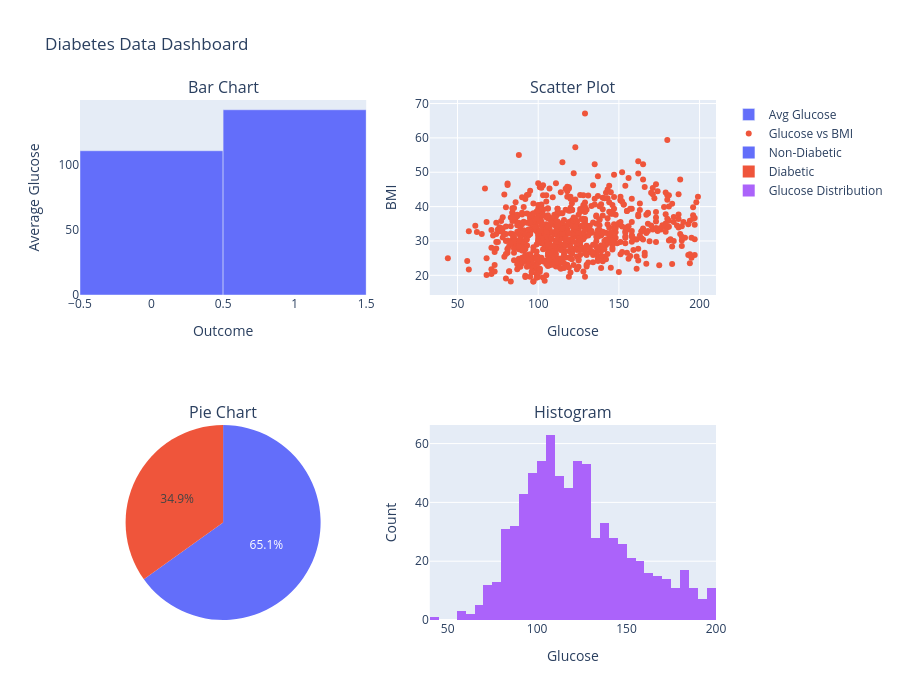

Notebook code cell kept with this figure:
### Code cell
from plotly.subplots import make_subplots
import plotly.graph_objects as go

fig = make_subplots(
    rows=2, cols=2,
    subplot_titles=("Bar Chart", "Scatter Plot", "Pie Chart", "Histogram"),
    specs=[[{"type": "xy"}, {"type": "xy"}],
           [{"type": "domain"}, {"type": "xy"}]]
)

# ✅ Bar Chart (with name)
fig.add_trace(
    go.Bar(
        x=bar_data['Outcome'],
        y=bar_data['Glucose'],
        name="Avg Glucose"
    ),
    row=1, col=1
)

# ✅ Scatter Plot (with proper legend)
fig.add_trace(
    go.Scatter(
        x=data['Glucose'],
        y=data['BMI'],
        mode='markers',
        name="Glucose vs BMI"
    ),
    row=1, col=2
)

# ✅ Pie Chart
fig.add_trace(
    go.Pie(
        labels=pie_data['Outcome'],
        values=pie_data['Count'],
        name="Distribution"
    ),
    row=2, col=1
)

# ✅ Histogram
fig.add_trace(
    go.Histogram(
        x=data['Glucose'],
        name="Glucose Distribution"
    ),
    row=2, col=2
)

# 🎯 Axis labels (IMPORTANT PART)
fig.update_xaxes(title_text="Outcome", row=1, col=1)
fig.update_yaxes(title_text="Average Glucose", row=1, col=1)

fig.update_xaxes(title_text="Glucose", row=1, col=2)
fig.update_yaxes(title_text="BMI", row=1, col=2)

fig.update_xaxes(title_text="Glucose", row=2, col=2)
fig.update_yaxes(title_text="Count", row=2, col=2)

# 🎯 Layout
fig.update_layout(
    height=700,
    width=900,
    title_text="Diabetes Data Dashboard",
    showlegend=True
)

fig.show()

### Figure 1 — Plotly figure (JSON) as saved in the notebook; plotly's stock layout.template omitted (floating-point values rounded to 4 significant figures; data arrays with more than 128 entries replaced by an {"elided": "..."} marker saying what was removed)
{"data": [{"name": "Avg Glucose", "type": "bar", "x": [0, 1], "xaxis": "x", "y": [110.7, 142.2], "yaxis": "y"}, {"mode": "markers", "name": "Glucose vs BMI", "type": "scatter", "x": {"elided": "768 float values"}, "xaxis": "x2", "y": {"elided": "768 float values"}, "yaxis": "y2"}, {"domain": {"x": [0, 0.45], "y": [0, 0.375]}, "labels": ["Non-Diabetic", "Diabetic"], "name": "Distribution", "type": "pie", "values": [500, 268]}, {"name": "Glucose Distribution", "type": "histogram", "x": {"elided": "768 float values"}, "xaxis": "x3", "yaxis": "y3"}], "layout": {"annotations": [{"font": {"size": 16}, "showarrow": false, "text": "Bar Chart", "x": 0.225, "xanchor": "center", "xref": "paper", "y": 1, "yanchor": "bottom", "yref": "paper"}, {"font": {"size": 16}, "showarrow": false, "text": "Scatter Plot", "x": 0.775, "xanchor": "center", "xref": "paper", "y": 1, "yanchor": "bottom", "yref": "paper"}, {"font": {"size": 16}, "showarrow": false, "text": "Pie Chart", "x": 0.225, "xanchor": "center", "xref": "paper", "y": 0.375, "yanchor": "bottom", "yref": "paper"}, {"font": {"size": 16}, "showarrow": false, "text": "Histogram", "x": 0.775, "xanchor": "center", "xref": "paper", "y": 0.375, "yanchor": "bottom", "yref": "paper"}], "height": 700, "showlegend": true, "title": {"text": "Diabetes Data Dashboard"}, "width": 900, "xaxis": {"anchor": "y", "autorange": true, "domain": [0, 0.45], "range": [-0.5, 1.5], "title": {"text": "Outcome"}, "type": "linear"}, "xaxis2": {"anchor": "y2", "autorange": true, "domain": [0.55, 1], "range": [32.77, 210.2], "title": {"text": "Glucose"}, "type": "linear"}, "xaxis3": {"anchor": "y3", "autorange": true, "domain": [0.55, 1], "range": [40, 200], "title": {"text": "Glucose"}, "type": "linear"}, "yaxis": {"anchor": "x", "autorange": true, "domain": [0.625, 1], "range": [0, 149.6], "title": {"text": "Average Glucose"}, "type": "linear"}, "yaxis2": {"anchor": "x2", "autorange": true, "domain": [0.625, 1], "range": [14.27, 71.03], "title": {"text": "BMI"}, "type": "linear"}, "yaxis3": {"anchor": "x3", "autorange": true, "domain": [0, 0.375], "range": [0, 66.32], "title": {"text": "Count"}}}}
